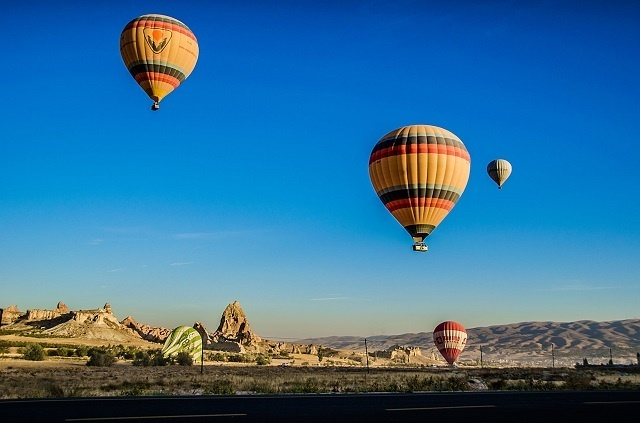
#> input picture Computer-Vision/week2/img/balloons.jpeg, 640 x 423 px
$ python index3.py
#> lines starting #> are read from the running program, lines starting #| are printed output that depends on the picture
import cv2
from matplotlib import pyplot as plt

img = cv2.imread('img/balloons.jpeg', 1)
#> img is the input picture: shape (423, 640, 3); mean B, G, R 152.5, 112.9, 52.4
# plt.imshow(img, cmap = 'color', interpolation = 'bicubic')
# plt.xticks([]), plt.yticks([])
b,g,r = cv2.split(img)
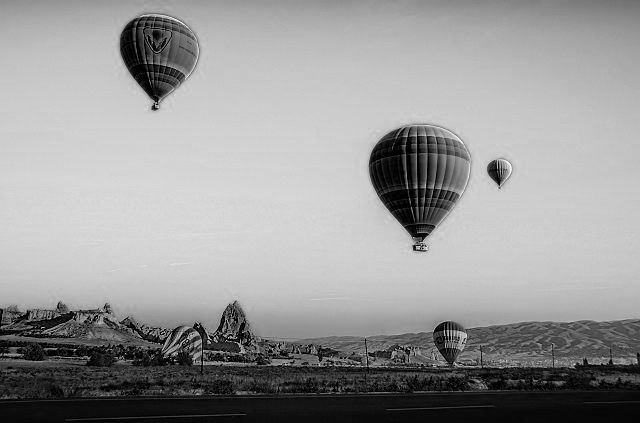
#> b: shape (423, 640); min 0, max 255, mean 152.5
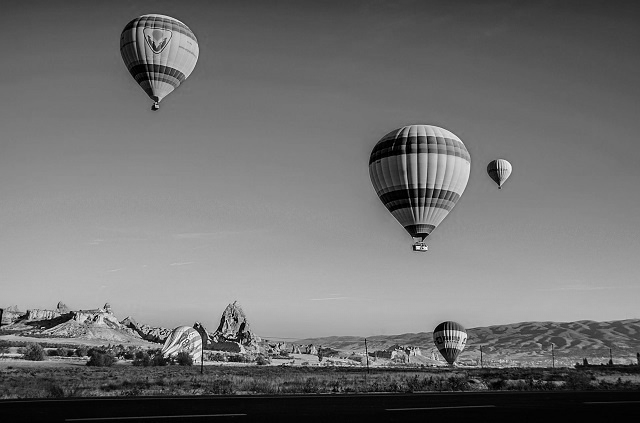
#> g: shape (423, 640); min 0, max 255, mean 112.9
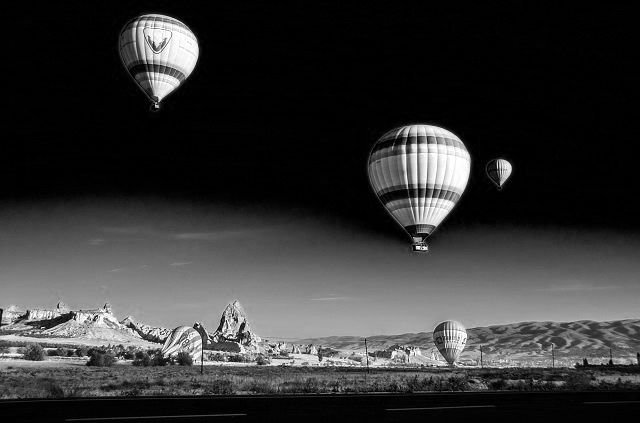
#> r: shape (423, 640); min 0, max 255, mean 52.4
img2 = cv2.merge([r,g,b])


plt.subplot(121);plt.imshow(img) # expects distorted color
plt.subplot(122);plt.imshow(img2) # expect true color
plt.show()
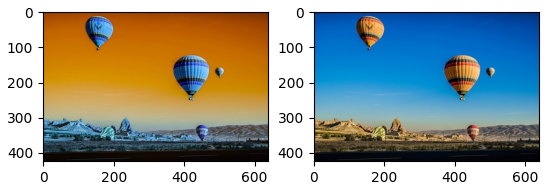
#> figure drawn by matplotlib, 2 panels; B, G, R data is drawn as R, G, B
cv2.imshow('bgr image',img) # expects true color
cv2.imshow('rgb image',img2) # expects distorted color
cv2.waitKey(0)
cv2.destroyAllWindows()

$ run again, with Computer-Vision/week2/img/male.jpeg copied over Computer-Vision/week2/img/balloons.jpeg
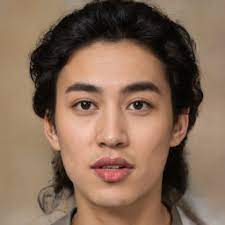
#> input picture Computer-Vision/week2/img/male.jpeg, 225 x 225 px
#> img is the input picture: shape (225, 225, 3); mean B, G, R 86.6, 105.7, 133.5
#> `b,g,r = cv2.split(img)`:
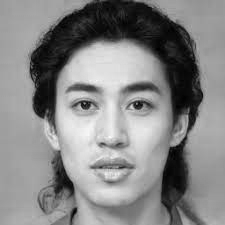
#> r: shape (225, 225); min 0, max 250, mean 133.5
#> `plt.show()`:
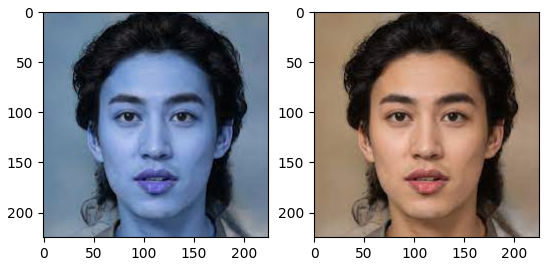
#> figure drawn by matplotlib, 2 panels; B, G, R data is drawn as R, G, B

$ run again, with Computer-Vision/week2/img/male2.jpeg copied over Computer-Vision/week2/img/balloons.jpeg
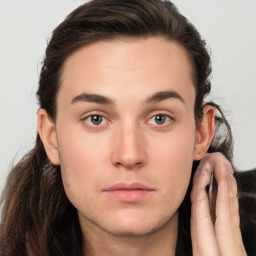
#> input picture Computer-Vision/week2/img/male2.jpeg, 256 x 256 px
#> img is the input picture: shape (256, 256, 3); mean B, G, R 122.1, 136.5, 165.3
#> `b,g,r = cv2.split(img)`:
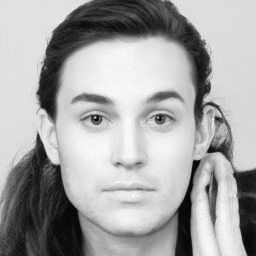
#> r: shape (256, 256); min 1, max 253, mean 165.3
#> `plt.show()`:
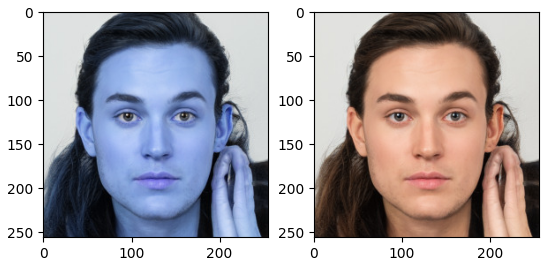
#> figure drawn by matplotlib, 2 panels; B, G, R data is drawn as R, G, B
